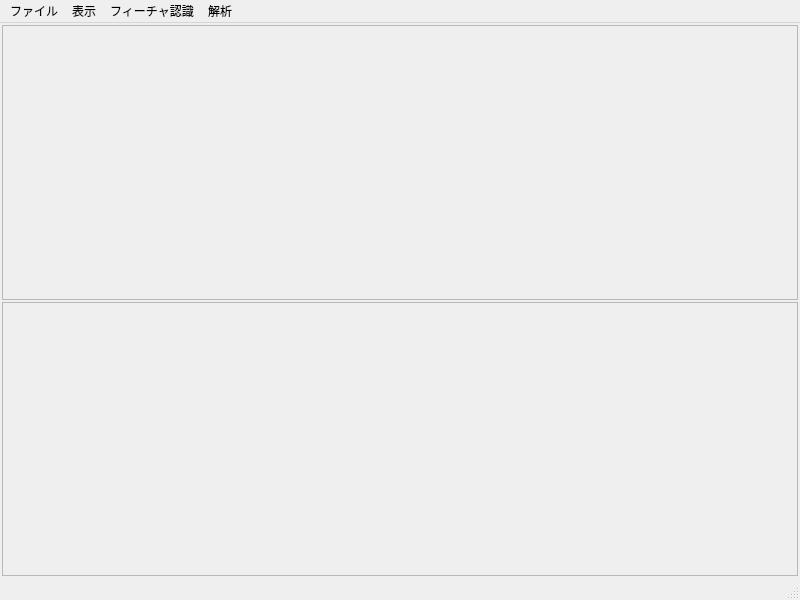
<?xml version="1.0" encoding="UTF-8"?>
<ui version="4.0">
 <class>MainWindow</class>
 <widget class="QMainWindow" name="MainWindow">
  <property name="geometry">
   <rect>
    <x>0</x>
    <y>0</y>
    <width>800</width>
    <height>600</height>
   </rect>
  </property>
  <property name="windowTitle">
   <string>MainWindow</string>
  </property>
  <widget class="QWidget" name="centralwidget">
   <layout class="QVBoxLayout" name="verticalLayout_2">
    <property name="spacing">
     <number>2</number>
    </property>
    <property name="leftMargin">
     <number>2</number>
    </property>
    <property name="topMargin">
     <number>2</number>
    </property>
    <property name="rightMargin">
     <number>2</number>
    </property>
    <property name="bottomMargin">
     <number>2</number>
    </property>
    <item>
     <layout class="QVBoxLayout" name="verticalLayout">
      <property name="spacing">
       <number>2</number>
      </property>
      <item>
       <widget class="QFrame" name="viewContainer">
        <property name="sizePolicy">
         <sizepolicy hsizetype="Expanding" vsizetype="Expanding">
          <horstretch>0</horstretch>
          <verstretch>0</verstretch>
         </sizepolicy>
        </property>
        <property name="frameShape">
         <enum>QFrame::Shape::StyledPanel</enum>
        </property>
        <property name="frameShadow">
         <enum>QFrame::Shadow::Raised</enum>
        </property>
       </widget>
      </item>
      <item>
       <widget class="QFrame" name="logContainer">
        <property name="sizePolicy">
         <sizepolicy hsizetype="Expanding" vsizetype="Expanding">
          <horstretch>0</horstretch>
          <verstretch>0</verstretch>
         </sizepolicy>
        </property>
        <property name="frameShape">
         <enum>QFrame::Shape::StyledPanel</enum>
        </property>
        <property name="frameShadow">
         <enum>QFrame::Shadow::Raised</enum>
        </property>
       </widget>
      </item>
     </layout>
    </item>
   </layout>
  </widget>
  <widget class="QMenuBar" name="menubar">
   <property name="geometry">
    <rect>
     <x>0</x>
     <y>0</y>
     <width>800</width>
     <height>22</height>
    </rect>
   </property>
   <widget class="QMenu" name="menuFile">
    <property name="title">
     <string>ファイル</string>
    </property>
    <addaction name="actionOpen"/>
   </widget>
   <widget class="QMenu" name="menuView">
    <property name="title">
     <string>表示</string>
    </property>
    <widget class="QMenu" name="menuViewPoint">
     <property name="title">
      <string>視点変更</string>
     </property>
     <addaction name="actionFitAll"/>
     <addaction name="actionViewX"/>
     <addaction name="actionViewY"/>
     <addaction name="actionViewZ"/>
     <addaction name="actionViewIso"/>
    </widget>
    <widget class="QMenu" name="menuViewMode">
     <property name="title">
      <string>表示モード</string>
     </property>
     <addaction name="actionDisplayShaded"/>
     <addaction name="actionDisplayWireframe"/>
    </widget>
    <addaction name="menuViewPoint"/>
    <addaction name="separator"/>
    <addaction name="menuViewMode"/>
   </widget>
   <widget class="QMenu" name="menuAnalysis">
    <property name="title">
     <string>解析</string>
    </property>
    <addaction name="actionDumpGeometryAnalysisLog"/>
    <addaction name="actionDumpGeometryDetailDiagnosticsLog"/>
   </widget>
   <widget class="QMenu" name="menuFeatureRecog">
    <property name="title">
     <string>フィーチャ認識</string>
    </property>
    <widget class="QMenu" name="menuHole">
     <property name="title">
      <string>穴</string>
     </property>
     <addaction name="actionBuildHoleEndComponents"/>
     <addaction name="actionDetectHoleWallCandidates"/>
     <addaction name="actionBuildHoleWallComponents"/>
     <addaction name="actionBuildHoleElements"/>
    </widget>
    <addaction name="menuHole"/>
   </widget>
   <addaction name="menuFile"/>
   <addaction name="menuView"/>
   <addaction name="menuFeatureRecog"/>
   <addaction name="menuAnalysis"/>
  </widget>
  <widget class="QStatusBar" name="statusbar"/>
  <action name="actionOpen">
   <property name="text">
    <string>開く</string>
   </property>
   <property name="shortcut">
    <string>Ctrl+O</string>
   </property>
  </action>
  <action name="actionViewX">
   <property name="text">
    <string>X方向表示</string>
   </property>
  </action>
  <action name="actionViewY">
   <property name="text">
    <string>Y方向表示</string>
   </property>
  </action>
  <action name="actionViewZ">
   <property name="text">
    <string>Z方向表示</string>
   </property>
  </action>
  <action name="actionViewIso">
   <property name="text">
    <string>等角表示</string>
   </property>
  </action>
  <action name="actionFitAll">
   <property name="text">
    <string>全体表示</string>
   </property>
  </action>
  <action name="actionDisplayShaded">
   <property name="text">
    <string>シェーディング</string>
   </property>
  </action>
  <action name="actionDisplayWireframe">
   <property name="text">
    <string>ワイヤーフレーム</string>
   </property>
  </action>
  <action name="actionDumpGeometryAnalysisLog">
   <property name="text">
    <string>形状解析ログ出力</string>
   </property>
  </action>
  <action name="actionDumpGeometryDetailDiagnosticsLog">
   <property name="text">
    <string>形状詳細診断ログ出力</string>
   </property>
  </action>
  <action name="actionBuildHoleEndComponents">
   <property name="text">
    <string>穴端コンポーネント生成</string>
   </property>
  </action>
  <action name="actionDetectHoleWallCandidates">
   <property name="text">
    <string>穴壁候補生成</string>
   </property>
  </action>
  <action name="actionBuildHoleWallComponents">
   <property name="text">
    <string>穴壁コンポーネント生成</string>
   </property>
  </action>
  <action name="actionBuildHoleElements">
   <property name="text">
    <string>穴要素生成</string>
   </property>
  </action>
 </widget>
 <resources/>
 <connections/>
</ui>
